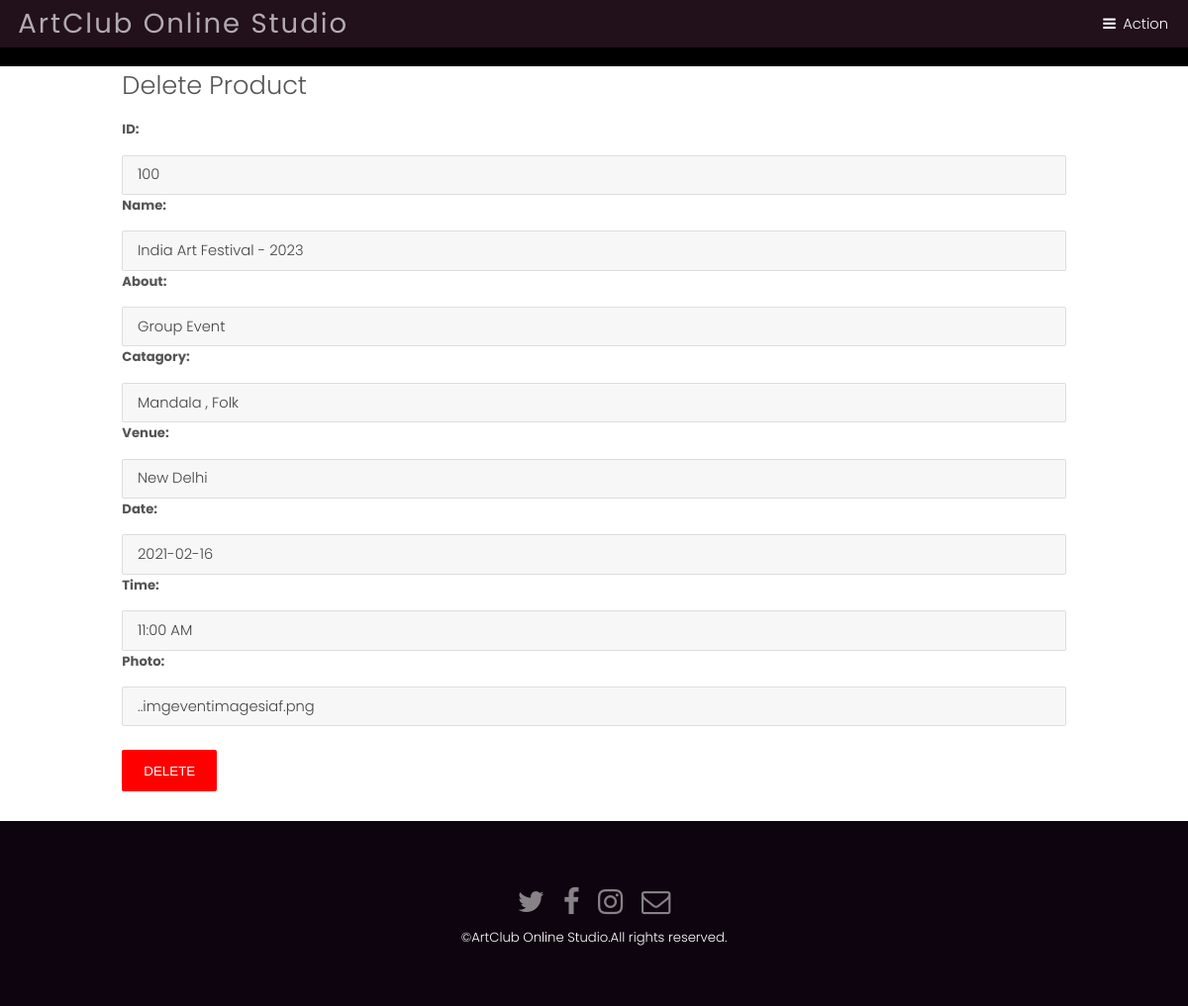
The page /admin/del_exhibitionevents.php?id=100 on the database its author committed.
### tables this page shows
CREATE TABLE `exhibition_events` (
  `ex_id` int(100) NOT NULL,
  `event_name` varchar(100) NOT NULL,
  `event_about` varchar(500) NOT NULL,
  `event_category` varchar(100) NOT NULL,
  `event_venue` varchar(500) NOT NULL,
  `event_date` date NOT NULL,
  `event_time` varchar(500) NOT NULL,
  `event_photo` varchar(900) NOT NULL
);

### admin/del_exhibitionevents.php (the view, shortened to what this page needs)
<?php include("header/header.php");?>
<div class="back-img back-img1">
   <div class="container divform">
      <?php
         $r= $_GET['id'];
         $s=mysqli_query($con, "select * from exhibition_events where ex_id=$r");
         while($row=mysqli_fetch_array($s)){
         ?>
      <h2>Delete Product</h2>
      <form action="" method="post" name="f1" enctype="multipart/form-data">
         <div class="form-group">
            <label for="artid">ID:</label>
            <input type="text" class="form-control" id="artid" name="ai1" readonly value="<?php echo $row[0];?>">
         </div>
         <div class="form-group">
            <label for="artnm">Name:</label>
            <input type="text" class="form-control" id="artnm" name="a1" readonly value="<?php echo $row[1];?>">
         </div>
         <div class="form-group">
            <label for="sel1">About:</label>
            <input type="text" class="form-control" id="sel1" name="a2" readonly  value="<?php echo $row[2];?>">
         </div>
         <div class="form-group">
            <label for="pr">Catagory:</label>
            <input type="text" class="form-control" id="pr" name="a3" readonly value="<?php echo $row[3];?>">
         </div>
         <div class="form-group">
            <label for="dis">Venue:</label>
            <input type="text" class="form-control" id="dis" name="a4" readonly value="<?php echo $row[4];?>">
         </div>
         <div class="form-group">
            <label for="ph">Date:</label>
            <input type="text" class="form-control" id="ph" name="a5" readonly value="<?php echo $row[5];?>">
         </div>
         <div class="form-group">
            <label for="det">Time:</label>
            <input type="text" class="form-control" id="det" name="a6" readonly value="<?php echo $row[6];?>">
         </div>
         <div class="form-group">
            <label for="det">Photo:</label>
            <input type="text" class="form-control" id="det" name="uploadedimage" readonly value="<?php echo $row[7];?>">
         </div>
         <br>
         <button type="submit" class="button special-red" name="sub">Delete</button>
      </form>
      <?php } ?>
   </div>
</div>
<?php include("../footer/footer.php");?>

### assets/css/main.css (style rules this page uses)
html, body, div, span, applet, object, iframe, h1, h2, h3, h4, h5, h6, p, blockquote, pre, a, abbr, acronym, address, big, cite, code, del, dfn, em, img, ins, kbd, q, s, samp, small, strike, strong, sub, sup, tt, var, b, u, i, center, dl, dt, dd, ol, ul, li, fieldset, form, label, legend, table, caption, tbody, tfoot, thead, tr, th, td, article, aside, canvas, details, embed, figure, figcaption, footer, header, hgroup, menu, nav, output, ruby, section, summary, time, mark, audio, video { margin: 0; padding: 0; border: 0; font-size: 100%; font: inherit; vertical-align: baseline; }
body { line-height: 1; }
body { -webkit-text-size-adjust: none; }
*, *:before, *:after { -moz-box-sizing: border-box; -webkit-box-sizing: border-box; box-sizing: border-box; }
.container { margin-left: auto; margin-right: auto; }
.container { width: 80rem; }
@media screen and (max-width: 1680px) { .container { width: 80rem; } }
@media screen and (max-width: 1280px) { .container { width: 65rem; } }
body { -ms-overflow-style: scrollbar; }
body { background: #fff; }
html { font-size: 13pt; }
@media screen and (max-width: 1680px) { html { font-size: 11pt; } }
@media screen and (max-width: 1280px) { html { font-size: 11pt; } }
body { background-color: #fff; color: #444; }
body, input, select, textarea { font-family: "Poppins", sans-serif; font-weight: 300; font-size: 1rem; line-height: 1.65; }
h1, h2, h3, h4, h5, h6 { font-weight: 300; line-height: 1.5; margin: 0 0 1rem 0; }
h2 { font-size: 1.75rem; }
input, select, textarea { color: #555; }
h1, h2, h3, h4, h5, h6 { color: #555; }
input[type="submit"], input[type="reset"], input[type="button"], button, .button { -moz-appearance: none; -webkit-appearance: none; -ms-appearance: none; appearance: none; -moz-transition: background-color 0.2s ease-in-out, color 0.2s ease-in-out; -webkit-transition: background-color 0.2s ease-in-out, color 0.2s ease-in-out; -ms-transition: background-color 0.2s ease-in-out, color 0.2s ease-in-out; transition: background-color 0.2s ease-in-out, color 0.2s ease-in-out; border-radius: 2px; border: 0; cursor: pointer; display: inline-block; font-weight: 300; height: 2.85rem; line-height: 2.95rem; padding: 0 1.5rem; text-align: center; text-decoration: none; text-transform: uppercase; white-space: nowrap; }
input[type="submit"], input[type="reset"], input[type="button"], button, .button { background-color: #f2f2f2; color: #000 !important; }
form { margin: 0 0 2rem 0; }
label { display: block; font-size: 0.9rem; font-weight: 700; margin: 0 0 1rem 0; }
input[type="text"], input[type="password"], input[type="email"], select, textarea { -moz-appearance: none; -webkit-appearance: none; -ms-appearance: none; appearance: none; border-radius: 2px; border: none; border: solid 1px; color: inherit; display: block; outline: 0; padding: 0 1rem; text-decoration: none; width: 100%; }
input[type="text"], input[type="password"], input[type="email"], select { height: 2.75rem; }
label { color: #555; }
input[type="text"], input[type="password"], input[type="email"], select, textarea { background: rgba(144, 144, 144, 0.075); border-color: rgba(144, 144, 144, 0.25); }
.back-img { background-repeat: no-repeat !important; background-attachment: fixed !important; }
.button.special-red { background-color: red !important; color: #ffffff !important; }

### rows shown on the page
exhibition_events: ai1 "100", a1 "India Art Festival - 2023", a2 "Group Event", a3 "Mandala , Folk", a4 "New Delhi", a5 "2021-02-16", a6 "11:00 AM", uploadedimage "..imgeventimagesiaf.png"
